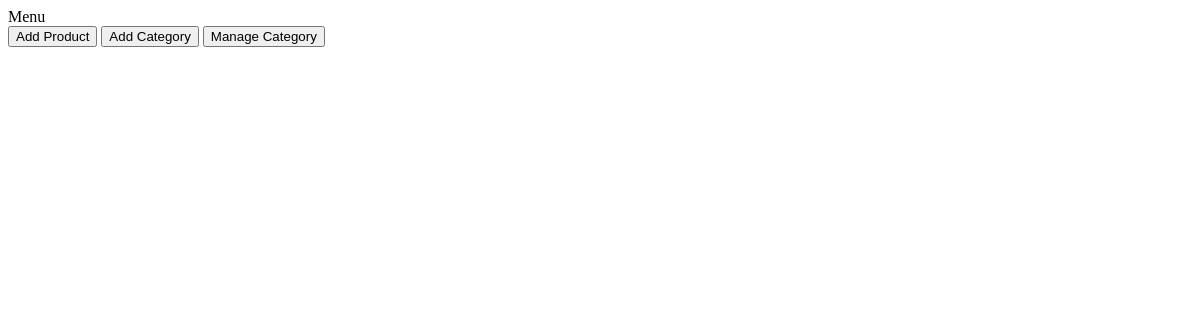
Before: /menu with the older database file.
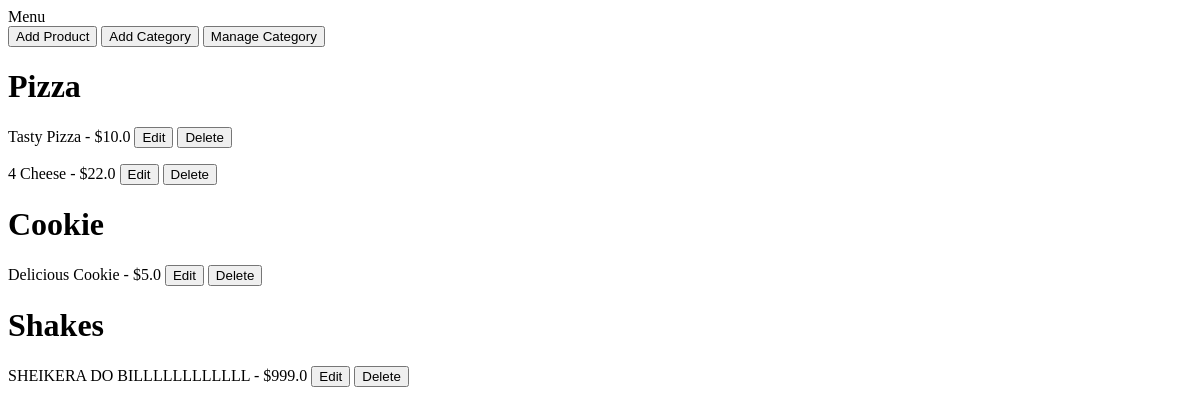
After: the same page with the newer database file.
### Bot/models.py (models this page shows)
class Categories(models.Model):
    name = models.CharField(max_length=80)
    class Meta: verbose_name_plural = 'Categories'

class Products(models.Model):
    name = models.CharField(max_length=80)
    price = models.FloatField()
    image = models.ImageField(blank=True)
    description = models.TextField(blank=True)
    category = models.ForeignKey(
        Categories,
        on_delete=models.CASCADE
    )
    class Meta: verbose_name_plural = 'Prodcuts'

### Bot/views.py (the view)
# urls.py: path('menu', menu, name='menu'),
def menu(request):
    categories = {category : Products.objects.filter(category = category) for category in Categories.objects.all()}
    return render(request, 'menu.html', {'categories' : categories})

### Bot/templates/menu.html (shortened to what this page needs)
{% block content %}
<a href="{% url 'menu_add' %}"><button>Add Product</button></a>
<a href="{% url 'category_add' %}"><button>Add Category</button></a>
<a href="{% url 'category_manage' %}"><button>Manage Category</button></a>
{% for category, products in categories.items %}
{% if products.count > 0 %}
    <h1>{{ category.name }}</h1>
    {% for product in products %}
        <p>{{ product.name }} - ${{ product.price }} <a href="{% url 'edit_product' product.id %}"><button type="button">Edit</button></a>
        <a href="{% url 'delete_product' product.id %}"><button type="button">Delete</button></p></a>
    {% endfor %}
{% endif %}
{% endfor %}
{% endblock %}

Changed rows visible on the page:
added Categories: name "Pizza"
added Products: name "Tasty Pizza", price "10.0", shown under "Pizza"
added Products: name "4 Cheese", price "22.0", shown under "Pizza"
added Categories: name "Cookie"
added Products: name "Delicious Cookie", price "5.0", shown under "Cookie"
added Categories: name "Shakes"
added Products: name "SHEIKERA DO BILLLLLLLLLLLL", price "999.0", shown under "Shakes"
